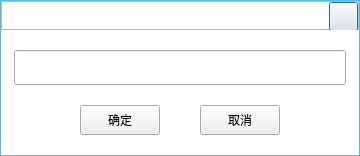
<?xml version="1.0" encoding="UTF-8"?>
<ui version="4.0">
 <class>BiliNameDialog</class>
 <widget class="QDialog" name="BiliNameDialog">
  <property name="geometry">
   <rect>
    <x>0</x>
    <y>0</y>
    <width>360</width>
    <height>156</height>
   </rect>
  </property>
  <property name="minimumSize">
   <size>
    <width>360</width>
    <height>0</height>
   </size>
  </property>
  <property name="maximumSize">
   <size>
    <width>360</width>
    <height>1000</height>
   </size>
  </property>
  <property name="windowTitle">
   <string>Dialog</string>
  </property>
  <property name="styleSheet">
   <string notr="true">QDialog#BiliNameDialog{
	background-color: #4FC1E9;
}
QWidget#NameDlgCenterWidget {
	background-color: white;
}


QLabel {
	font-family: 微软雅黑;
	font-size: 12px;
	color: white;
}

QCheckBox {
	font-size: 12px;
	color: #798ca7;
	font-family: 微软雅黑;
}
</string>
  </property>
  <layout class="QVBoxLayout" name="verticalLayout_2">
   <property name="spacing">
    <number>0</number>
   </property>
   <property name="leftMargin">
    <number>1</number>
   </property>
   <property name="topMargin">
    <number>1</number>
   </property>
   <property name="rightMargin">
    <number>1</number>
   </property>
   <property name="bottomMargin">
    <number>1</number>
   </property>
   <item>
    <widget class="QWidget" name="NameDlgCenterWidget" native="true">
     <property name="styleSheet">
      <string notr="true"/>
     </property>
     <layout class="QVBoxLayout" name="verticalLayout">
      <property name="spacing">
       <number>0</number>
      </property>
      <property name="leftMargin">
       <number>0</number>
      </property>
      <property name="topMargin">
       <number>0</number>
      </property>
      <property name="rightMargin">
       <number>0</number>
      </property>
      <property name="bottomMargin">
       <number>0</number>
      </property>
      <item>
       <widget class="QFrame" name="titleFrame">
        <property name="minimumSize">
         <size>
          <width>0</width>
          <height>29</height>
         </size>
        </property>
        <property name="maximumSize">
         <size>
          <width>16777215</width>
          <height>29</height>
         </size>
        </property>
        <property name="frameShape">
         <enum>QFrame::StyledPanel</enum>
        </property>
        <property name="frameShadow">
         <enum>QFrame::Raised</enum>
        </property>
        <layout class="QHBoxLayout" name="horizontalLayout">
         <property name="spacing">
          <number>0</number>
         </property>
         <property name="leftMargin">
          <number>5</number>
         </property>
         <property name="topMargin">
          <number>0</number>
         </property>
         <property name="rightMargin">
          <number>0</number>
         </property>
         <property name="bottomMargin">
          <number>0</number>
         </property>
         <item>
          <widget class="QLabel" name="label">
           <property name="minimumSize">
            <size>
             <width>22</width>
             <height>22</height>
            </size>
           </property>
           <property name="maximumSize">
            <size>
             <width>22</width>
             <height>22</height>
            </size>
           </property>
           <property name="styleSheet">
            <string notr="true">QLabel {
	background-image: url(:/SysBtn/Hint);
	background-position: center;
	background-repeat: no-repeat;
}
</string>
           </property>
           <property name="text">
            <string/>
           </property>
          </widget>
         </item>
         <item>
          <widget class="QLabel" name="label_2">
           <property name="minimumSize">
            <size>
             <width>0</width>
             <height>29</height>
            </size>
           </property>
           <property name="maximumSize">
            <size>
             <width>16777215</width>
             <height>29</height>
            </size>
           </property>
           <property name="text">
            <string> 重命名</string>
           </property>
          </widget>
         </item>
         <item>
          <widget class="QPushButton" name="xButton">
           <property name="minimumSize">
            <size>
             <width>29</width>
             <height>29</height>
            </size>
           </property>
           <property name="maximumSize">
            <size>
             <width>29</width>
             <height>29</height>
            </size>
           </property>
           <property name="styleSheet">
            <string notr="true"/>
           </property>
           <property name="text">
            <string/>
           </property>
          </widget>
         </item>
        </layout>
       </widget>
      </item>
      <item>
       <spacer name="verticalSpacer">
        <property name="orientation">
         <enum>Qt::Vertical</enum>
        </property>
        <property name="sizeType">
         <enum>QSizePolicy::Fixed</enum>
        </property>
        <property name="sizeHint" stdset="0">
         <size>
          <width>20</width>
          <height>20</height>
         </size>
        </property>
       </spacer>
      </item>
      <item>
       <layout class="QHBoxLayout" name="horizontalLayout_3">
        <property name="spacing">
         <number>0</number>
        </property>
        <item>
         <spacer name="horizontalSpacer_5">
          <property name="orientation">
           <enum>Qt::Horizontal</enum>
          </property>
          <property name="sizeType">
           <enum>QSizePolicy::Fixed</enum>
          </property>
          <property name="sizeHint" stdset="0">
           <size>
            <width>13</width>
            <height>20</height>
           </size>
          </property>
         </spacer>
        </item>
        <item>
         <widget class="QLineEdit" name="nameEdit">
          <property name="minimumSize">
           <size>
            <width>0</width>
            <height>35</height>
           </size>
          </property>
          <property name="maximumSize">
           <size>
            <width>1000</width>
            <height>35</height>
           </size>
          </property>
          <property name="styleSheet">
           <string notr="true">QLineEdit
{
	padding-left: 10px;
	padding-right: 10px;
}
</string>
          </property>
         </widget>
        </item>
        <item>
         <spacer name="horizontalSpacer_4">
          <property name="orientation">
           <enum>Qt::Horizontal</enum>
          </property>
          <property name="sizeType">
           <enum>QSizePolicy::Fixed</enum>
          </property>
          <property name="sizeHint" stdset="0">
           <size>
            <width>13</width>
            <height>20</height>
           </size>
          </property>
         </spacer>
        </item>
       </layout>
      </item>
      <item>
       <spacer name="verticalSpacer_2">
        <property name="orientation">
         <enum>Qt::Vertical</enum>
        </property>
        <property name="sizeType">
         <enum>QSizePolicy::Fixed</enum>
        </property>
        <property name="sizeHint" stdset="0">
         <size>
          <width>20</width>
          <height>20</height>
         </size>
        </property>
       </spacer>
      </item>
      <item>
       <layout class="QHBoxLayout" name="horizontalLayout_2">
        <property name="spacing">
         <number>0</number>
        </property>
        <item>
         <spacer name="horizontalSpacer_2">
          <property name="orientation">
           <enum>Qt::Horizontal</enum>
          </property>
          <property name="sizeHint" stdset="0">
           <size>
            <width>40</width>
            <height>20</height>
           </size>
          </property>
         </spacer>
        </item>
        <item>
         <widget class="QPushButton" name="okButton">
          <property name="minimumSize">
           <size>
            <width>80</width>
            <height>30</height>
           </size>
          </property>
          <property name="maximumSize">
           <size>
            <width>80</width>
            <height>30</height>
           </size>
          </property>
          <property name="text">
           <string>确定</string>
          </property>
         </widget>
        </item>
        <item>
         <spacer name="horizontalSpacer">
          <property name="orientation">
           <enum>Qt::Horizontal</enum>
          </property>
          <property name="sizeType">
           <enum>QSizePolicy::Fixed</enum>
          </property>
          <property name="sizeHint" stdset="0">
           <size>
            <width>40</width>
            <height>20</height>
           </size>
          </property>
         </spacer>
        </item>
        <item>
         <widget class="QPushButton" name="cancelButton">
          <property name="minimumSize">
           <size>
            <width>80</width>
            <height>30</height>
           </size>
          </property>
          <property name="maximumSize">
           <size>
            <width>80</width>
            <height>30</height>
           </size>
          </property>
          <property name="text">
           <string>取消</string>
          </property>
         </widget>
        </item>
        <item>
         <spacer name="horizontalSpacer_3">
          <property name="orientation">
           <enum>Qt::Horizontal</enum>
          </property>
          <property name="sizeHint" stdset="0">
           <size>
            <width>40</width>
            <height>20</height>
           </size>
          </property>
         </spacer>
        </item>
       </layout>
      </item>
      <item>
       <spacer name="verticalSpacer_4">
        <property name="orientation">
         <enum>Qt::Vertical</enum>
        </property>
        <property name="sizeType">
         <enum>QSizePolicy::Expanding</enum>
        </property>
        <property name="sizeHint" stdset="0">
         <size>
          <width>355</width>
          <height>22</height>
         </size>
        </property>
       </spacer>
      </item>
     </layout>
    </widget>
   </item>
  </layout>
 </widget>
 <resources>
  <include location="../BiLiOBS.qrc"/>
 </resources>
 <connections/>
</ui>
